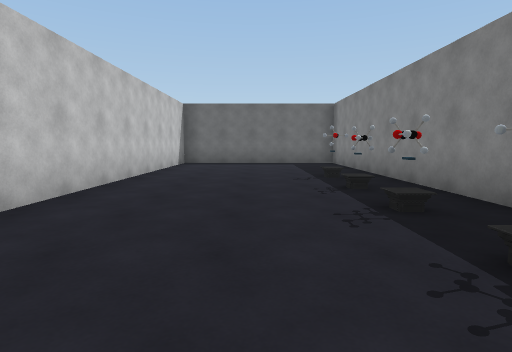
View 1 (above)

16 first-person views from a walk through a Unity game level. The camera is 1.3 m above the floor, tilts 6° down and sees 80° across. The floor is counted in squares, 2 m on a side. Each view is taken from the middle of a square. On the plan, view 1 faces up. The plan holds only what a view shows up to about 10 squares ahead; the rest is blank. The player is left out. Some surface patterns are stand-ins.

View 2
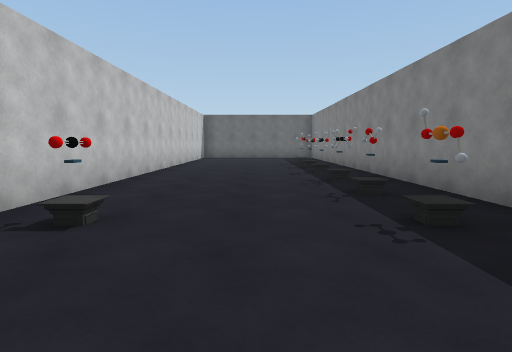

View 3
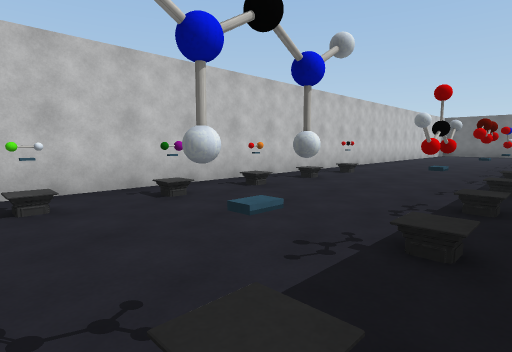

View 4
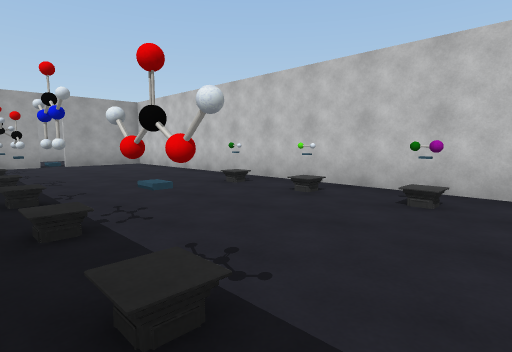

View 5
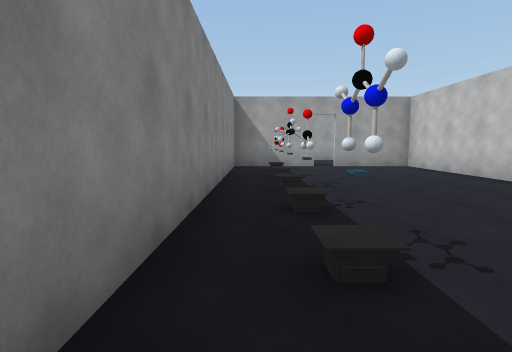

View 6
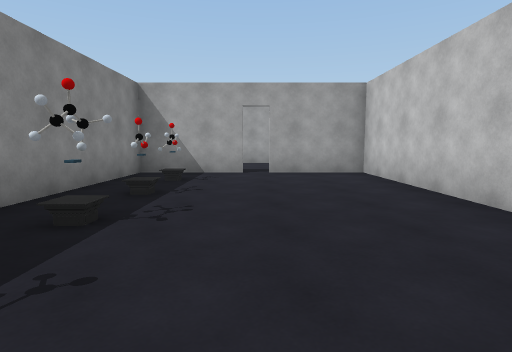

View 7
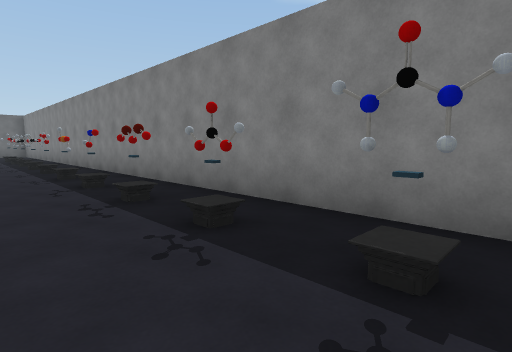

View 8
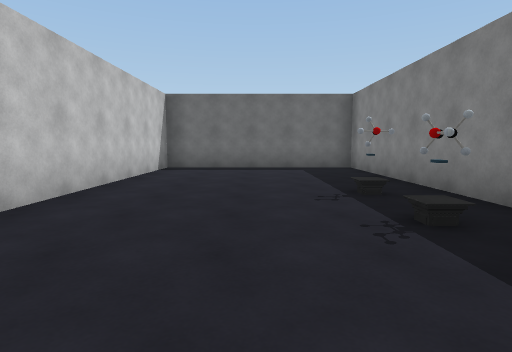

View 9
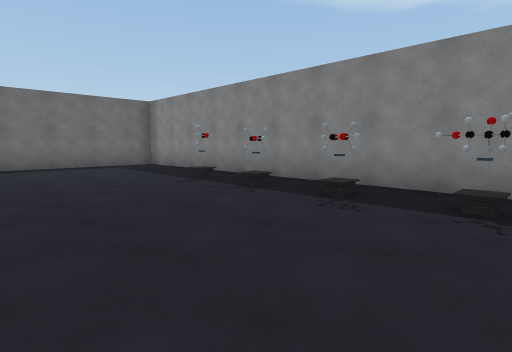

View 10
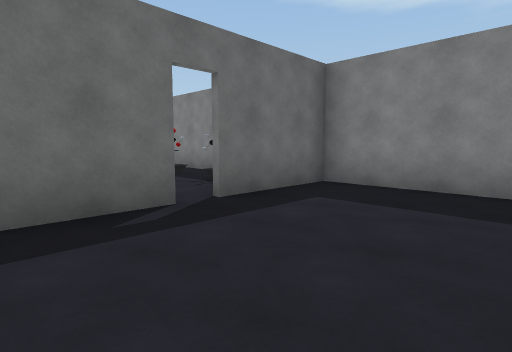

View 11
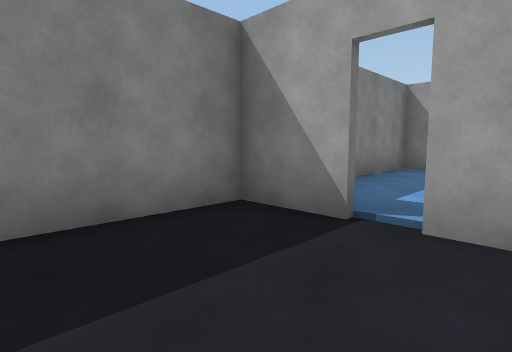

View 12
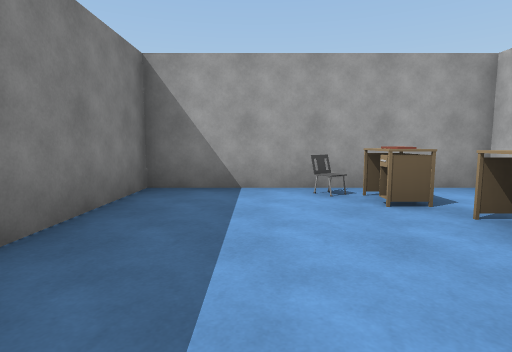

View 13
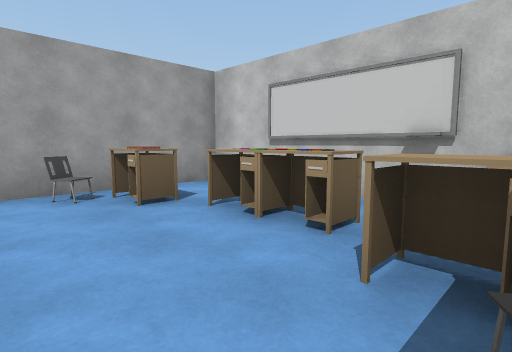

View 14
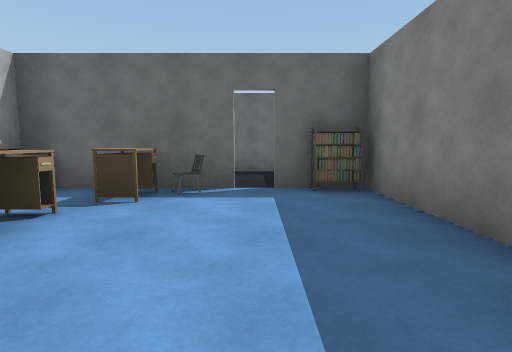

View 15
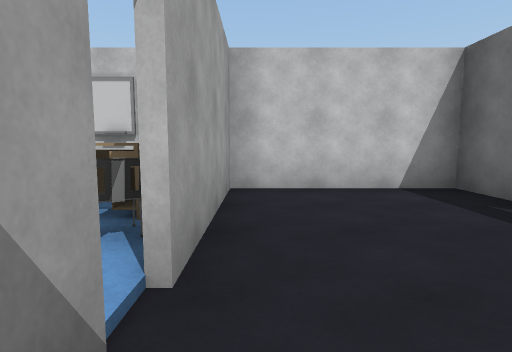

View 16
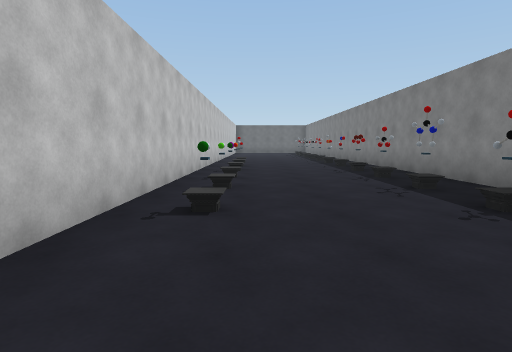

### Floor plan
Points are (right, up) in squares from view 1. A wall is a line through its corners. A room is listed if a view was taken in it or the views show most of it. See-through windows are left out.
Room 1 (views 1, 2, 3, 4, 5, 6, 7, 8, 9, 16)
walls: (0.2, -14.9) (2.6, -14.9); (2.6, -15) (2.6, 10.4) (-2.5, 10.4) (-2.5, -14.9) (-0.2, -14.9)
ways out: opening at (0, -15) to room 2
objects: pedestal (-2, -9); pedestal (-2, -8); pedestal (-2, -4); pedestal (-2, -3); pedestal (-2, -2) to (-1, -1); pedestal (-1, -6); pedestal (1, -13); pedestal (1, -12); pedestal (1, -11) to (2, -11); pedestal (1, -9); pedestal (1, -7) to (2, -7); pedestal (1, -6); pedestal (1, -5) to (1, -4); pedestal (1, -3); pedestal (1, -2) to (2, -2); pedestal (1, 0); pedestal (1, 3); pedestal (2, 1) to (2, 2); pedestal (2, 5); pedestal (2, 6)
Room 2 (views 10, 11, 12, 13, 14, 15)
walls: (-2.5, -18.5) (-2.5, -23.5) (2.6, -23.5) (2.6, -15); (-0.2, -15.1) (-2.5, -15.1); (2.8, -15.1) (0.2, -15.1); (-2.5, -14.9) (-2.5, -18.4)
ways out: opening at (0, -15) to room 1
objects: other object (-2, -20); other object (-2, -19); other object (-1, -23); other object (-1, -22) to (-1, -21); other object (-1, -20) to (-1, -19); other object (0, -23); other object (0, -19); other object (2, -19)

Where each view was taken, in squares from view 1:
view 1: 0 up, 0 right, facing up
view 2: 4 down, 0 right, facing up
view 3: 8 down, 2 right, facing up-left
view 4: 5 down, 2 right, facing down-left
view 5: 6 down, 2 right, facing down
view 6: 8 down, 0 right, facing down
view 7: 8 down, 0 right, facing up-right
view 8: 2 up, 0 right, facing up
view 9: 1 up, 2 left, facing up-right
view 10: 18 down, 2 left, facing up-right
view 11: 16 down, 0 right, facing down-right
view 12: 19 down, 1 right, facing down
view 13: 19 down, 1 right, facing down-left
view 14: 23 down, 1 right, facing up
view 15: 18 down, 2 right, facing left
view 16: 12 down, 1 left, facing up
